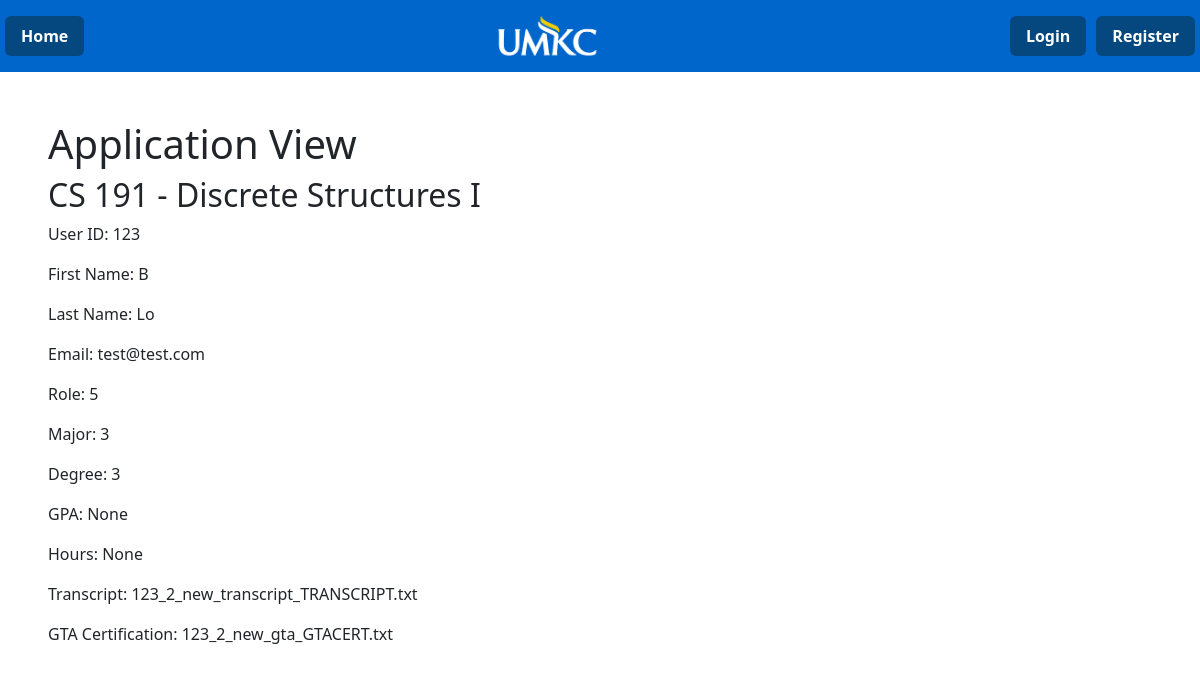
/view-user-application/9, run on the app's committed database.
### gta/model/models.py (models this page shows, shortened)
class Courses(db.Model):
    __tablename__ = "Courses"
    course_id = db.Column(db.Integer, primary_key=True)
    course_name = db.Column(db.String(25), nullable=False)
    course_level = db.Column(db.String(50), nullable=False)
    major_id = db.Column(db.Integer, db.ForeignKey("Majors.major_id"))

class Users(UserMixin, db.Model):
    __tablename__ = "Users"
    user_id = db.Column(db.Integer, primary_key=True)
    user_fname = db.Column(db.String(25), nullable=False)
    user_lname = db.Column(db.String(25), nullable=False)
    user_email = db.Column(db.String(25), nullable=False, unique=True)
    role = db.Column(db.Integer, db.ForeignKey("Roles.role_id"), nullable=False)
    major = db.Column(db.Integer, db.ForeignKey("Majors.major_id"), nullable=False)
    degree = db.Column(db.Integer, db.ForeignKey("Degrees.degree_id"), nullable=False)
    gpa = db.Column(db.Numeric(3,2))
    hours = db.Column(db.Numeric(3,2))
    user_pass = db.Column(db.String)
    role_relation = db.relationship('Roles', backref='users', lazy=True)
    major_relation = db.relationship('Majors', backref='users', lazy=True)
    degree_relation = db.relationship('Degrees', backref='users', lazy=True)

class Applications(db.Model):
    app_id = db.Column(db.Integer, primary_key=True)
    user_id = db.Column(db.Integer, db.ForeignKey("Users.user_id"))
    course_id = db.Column(db.Integer, db.ForeignKey("Courses.course_id"))
    status = db.Column(db.Boolean, nullable=False)
    editable = db.Column(db.Boolean, nullable=False)
    job_id = db.Column(db.Integer, db.ForeignKey("Jobs.job_id"))
    gta_cert_file_name = db.Column(db.String(50))
    transcript_file_name = db.Column(db.String(50), nullable=False)

### gta/main/routes.py (the view)
@app.route('/view-user-application/<app_id>', methods=['POST', 'GET'])
def view_application(app_id):
    app = Applications.query.get(app_id)
    user = Users.query.get(app.user_id)
    job = db.session.execute(db.select(Courses.course_name, Courses.course_level).where(Jobs.course_required == Courses.course_id).where(Jobs.job_id == app.job_id)).all()
    return render_template('viewapplication.html', user = user, app=app, job=job)

### gta/templates/viewapplication.html
{% extends 'base.html' %}
{% block content %}
<h1>Application View</h1>
<h2>{{job[0][0]}} - {{job[0][1]}}</h2>
<p>User ID:    {{user.user_id}}</p>
<p>First Name: {{user.user_fname}}</p>
<p>Last Name:  {{user.user_lname}}</p>
<p>Email:      {{user.user_email}}</p>
<p>Role:       {{user.role}}</p>
<p>Major:      {{user.major}}</p>
<p>Degree:     {{user.degree}}</p>
<p>GPA:        {{user.gpa}}</p>
<p>Hours:      {{user.hours}}</p>
<p>Transcript: {{app.transcript_file_name}}</p>
<p>GTA Certification: {{app.gta_cert_file_name}}</p>
{% endblock %}

### gta/static/style.css (style rules this page uses)
.nav-pills .nav-link { background-color: var(--dark-blue); color: var(--white); font-weight: bold; }

### data on the page
Courses: course_name "CS 191", course_level "Discrete Structures I"
Users: user_id "123", user_fname "B", user_lname "Lo", user_email "test@test.com", role "5", major "3", degree "3", gpa "None", hours "None"
Applications: transcript_file_name "123_2_new_transcript_TRANSCRIPT.txt", gta_cert_file_name "123_2_new_gta_GTACERT.txt"

### other printed values
{{ render_nav_item('main.Home', 'Home') }} "Home"
{{ render_nav_item('form.LoginPage', 'Login') }} "Login"
{{ render_nav_item('form.RegisterPage', 'Register') }} "Register"
